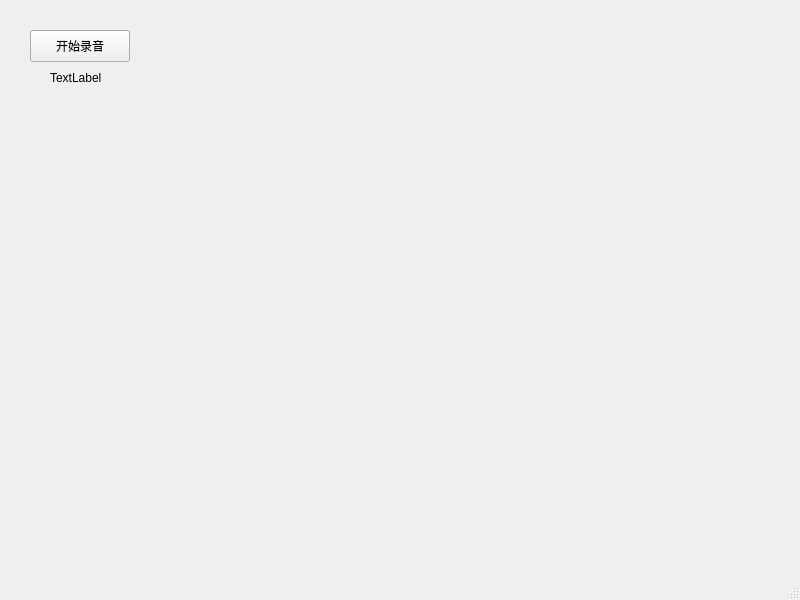
<?xml version="1.0" encoding="UTF-8"?>
<ui version="4.0">
 <class>MainWindow</class>
 <widget class="QMainWindow" name="MainWindow">
  <property name="geometry">
   <rect>
    <x>0</x>
    <y>0</y>
    <width>800</width>
    <height>600</height>
   </rect>
  </property>
  <property name="windowTitle">
   <string>MainWindow</string>
  </property>
  <widget class="QWidget" name="centralwidget">
   <widget class="QPushButton" name="pushButton">
    <property name="geometry">
     <rect>
      <x>30</x>
      <y>30</y>
      <width>100</width>
      <height>32</height>
     </rect>
    </property>
    <property name="text">
     <string>开始录音</string>
    </property>
   </widget>
   <widget class="QLabel" name="timeLabel">
    <property name="geometry">
     <rect>
      <x>50</x>
      <y>70</y>
      <width>58</width>
      <height>16</height>
     </rect>
    </property>
    <property name="text">
     <string>TextLabel</string>
    </property>
   </widget>
  </widget>
  <widget class="QMenuBar" name="menubar">
   <property name="geometry">
    <rect>
     <x>0</x>
     <y>0</y>
     <width>800</width>
     <height>24</height>
    </rect>
   </property>
  </widget>
  <widget class="QStatusBar" name="statusbar"/>
 </widget>
 <resources/>
 <connections/>
</ui>
